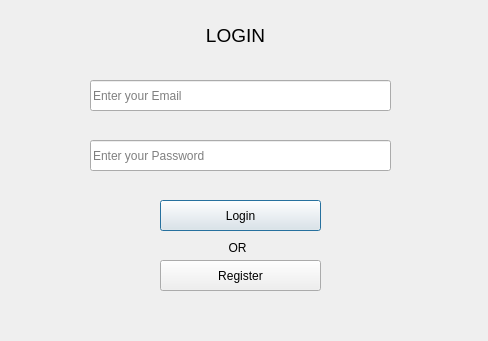
<?xml version="1.0" encoding="UTF-8"?>
<ui version="4.0">
 <class>Dialog</class>
 <widget class="QDialog" name="Dialog">
  <property name="geometry">
   <rect>
    <x>0</x>
    <y>0</y>
    <width>488</width>
    <height>341</height>
   </rect>
  </property>
  <property name="windowTitle">
   <string>Dialog</string>
  </property>
  <property name="windowOpacity">
   <double>1.000000000000000</double>
  </property>
  <property name="autoFillBackground">
   <bool>false</bool>
  </property>
  <widget class="QLabel" name="labelOR">
   <property name="geometry">
    <rect>
     <x>210</x>
     <y>240</y>
     <width>55</width>
     <height>16</height>
    </rect>
   </property>
   <property name="font">
    <font>
     <family>Arial</family>
    </font>
   </property>
   <property name="text">
    <string>OR</string>
   </property>
   <property name="alignment">
    <set>Qt::AlignCenter</set>
   </property>
  </widget>
  <widget class="QLineEdit" name="inputpasswd">
   <property name="geometry">
    <rect>
     <x>90</x>
     <y>140</y>
     <width>301</width>
     <height>31</height>
    </rect>
   </property>
   <property name="font">
    <font>
     <family>Arial</family>
    </font>
   </property>
   <property name="echoMode">
    <enum>QLineEdit::Password</enum>
   </property>
   <property name="placeholderText">
    <string>Enter your Password</string>
   </property>
  </widget>
  <widget class="QLineEdit" name="inputmail">
   <property name="geometry">
    <rect>
     <x>90</x>
     <y>80</y>
     <width>301</width>
     <height>31</height>
    </rect>
   </property>
   <property name="font">
    <font>
     <family>Arial</family>
    </font>
   </property>
   <property name="focusPolicy">
    <enum>Qt::StrongFocus</enum>
   </property>
   <property name="placeholderText">
    <string>Enter your Email</string>
   </property>
  </widget>
  <widget class="QPushButton" name="LoginBtn">
   <property name="geometry">
    <rect>
     <x>160</x>
     <y>200</y>
     <width>161</width>
     <height>31</height>
    </rect>
   </property>
   <property name="font">
    <font>
     <family>Arial</family>
     <pointsize>9</pointsize>
    </font>
   </property>
   <property name="text">
    <string>Login</string>
   </property>
  </widget>
  <widget class="QPushButton" name="OpenRegister">
   <property name="geometry">
    <rect>
     <x>160</x>
     <y>260</y>
     <width>161</width>
     <height>31</height>
    </rect>
   </property>
   <property name="font">
    <font>
     <family>Arial</family>
     <pointsize>9</pointsize>
    </font>
   </property>
   <property name="text">
    <string>Register</string>
   </property>
  </widget>
  <widget class="QLabel" name="label1">
   <property name="geometry">
    <rect>
     <x>190</x>
     <y>20</y>
     <width>91</width>
     <height>31</height>
    </rect>
   </property>
   <property name="font">
    <font>
     <family>Arial</family>
     <pointsize>14</pointsize>
    </font>
   </property>
   <property name="text">
    <string>LOGIN</string>
   </property>
   <property name="alignment">
    <set>Qt::AlignCenter</set>
   </property>
  </widget>
 </widget>
 <resources/>
 <connections/>
</ui>
